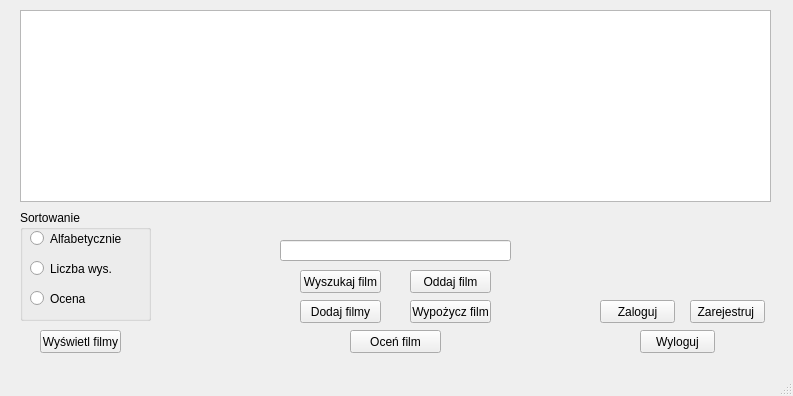
<?xml version="1.0" encoding="UTF-8"?>
<ui version="4.0">
 <class>MainWindow</class>
 <widget class="QMainWindow" name="MainWindow">
  <property name="geometry">
   <rect>
    <x>0</x>
    <y>0</y>
    <width>793</width>
    <height>396</height>
   </rect>
  </property>
  <property name="windowTitle">
   <string>MainWindow</string>
  </property>
  <widget class="QWidget" name="centralwidget">
   <widget class="QPushButton" name="pbZaloguj">
    <property name="geometry">
     <rect>
      <x>600</x>
      <y>300</y>
      <width>75</width>
      <height>23</height>
     </rect>
    </property>
    <property name="text">
     <string>Zaloguj</string>
    </property>
   </widget>
   <widget class="QPushButton" name="pbZarejestruj">
    <property name="geometry">
     <rect>
      <x>690</x>
      <y>300</y>
      <width>75</width>
      <height>23</height>
     </rect>
    </property>
    <property name="text">
     <string>Zarejestruj </string>
    </property>
   </widget>
   <widget class="QPushButton" name="pbWyloguj">
    <property name="geometry">
     <rect>
      <x>640</x>
      <y>330</y>
      <width>75</width>
      <height>23</height>
     </rect>
    </property>
    <property name="text">
     <string>Wyloguj</string>
    </property>
   </widget>
   <widget class="QPushButton" name="pbWyswietl">
    <property name="geometry">
     <rect>
      <x>40</x>
      <y>330</y>
      <width>81</width>
      <height>23</height>
     </rect>
    </property>
    <property name="text">
     <string>Wyświetl filmy</string>
    </property>
   </widget>
   <widget class="QPushButton" name="pbDodaj">
    <property name="geometry">
     <rect>
      <x>300</x>
      <y>300</y>
      <width>81</width>
      <height>23</height>
     </rect>
    </property>
    <property name="text">
     <string>Dodaj filmy</string>
    </property>
   </widget>
   <widget class="QLineEdit" name="lineEdit">
    <property name="geometry">
     <rect>
      <x>280</x>
      <y>240</y>
      <width>231</width>
      <height>21</height>
     </rect>
    </property>
   </widget>
   <widget class="QGroupBox" name="gbSortowanie">
    <property name="geometry">
     <rect>
      <x>20</x>
      <y>210</y>
      <width>131</width>
      <height>111</height>
     </rect>
    </property>
    <property name="title">
     <string>Sortowanie</string>
    </property>
    <widget class="QRadioButton" name="rbAlfabet">
     <property name="geometry">
      <rect>
       <x>10</x>
       <y>20</y>
       <width>101</width>
       <height>17</height>
      </rect>
     </property>
     <property name="text">
      <string>Alfabetycznie</string>
     </property>
    </widget>
    <widget class="QRadioButton" name="rbOcena">
     <property name="geometry">
      <rect>
       <x>10</x>
       <y>80</y>
       <width>82</width>
       <height>17</height>
      </rect>
     </property>
     <property name="text">
      <string>Ocena</string>
     </property>
    </widget>
    <widget class="QRadioButton" name="rbLwys">
     <property name="geometry">
      <rect>
       <x>10</x>
       <y>50</y>
       <width>82</width>
       <height>17</height>
      </rect>
     </property>
     <property name="text">
      <string>Liczba wys.</string>
     </property>
    </widget>
   </widget>
   <widget class="QPushButton" name="pbWypozycz">
    <property name="geometry">
     <rect>
      <x>410</x>
      <y>300</y>
      <width>81</width>
      <height>23</height>
     </rect>
    </property>
    <property name="text">
     <string>Wypożycz film</string>
    </property>
   </widget>
   <widget class="QPushButton" name="pb_Oddaj">
    <property name="geometry">
     <rect>
      <x>410</x>
      <y>270</y>
      <width>81</width>
      <height>23</height>
     </rect>
    </property>
    <property name="text">
     <string>Oddaj film</string>
    </property>
   </widget>
   <widget class="QPushButton" name="pb_Wyszukaj">
    <property name="geometry">
     <rect>
      <x>300</x>
      <y>270</y>
      <width>81</width>
      <height>23</height>
     </rect>
    </property>
    <property name="text">
     <string>Wyszukaj film</string>
    </property>
   </widget>
   <widget class="QPushButton" name="pb_Ocen">
    <property name="geometry">
     <rect>
      <x>350</x>
      <y>330</y>
      <width>91</width>
      <height>23</height>
     </rect>
    </property>
    <property name="text">
     <string>Oceń film</string>
    </property>
   </widget>
   <widget class="QTableWidget" name="tableWidget">
    <property name="geometry">
     <rect>
      <x>20</x>
      <y>10</y>
      <width>751</width>
      <height>192</height>
     </rect>
    </property>
   </widget>
  </widget>
  <widget class="QMenuBar" name="menubar">
   <property name="geometry">
    <rect>
     <x>0</x>
     <y>0</y>
     <width>793</width>
     <height>21</height>
    </rect>
   </property>
  </widget>
  <widget class="QStatusBar" name="statusbar"/>
 </widget>
 <resources/>
 <connections/>
</ui>
